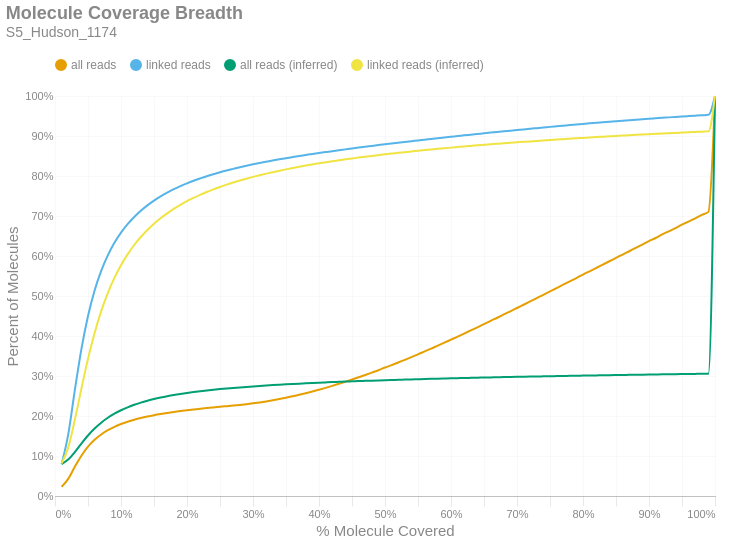

This figure's notebook cell:
### Markdown cell above
### Molecule Read Coverage
This chart shows molecule coverage breadth as computed by the number of bases aligned to that molecule. In other words, "*how much of each unique long molecule is actually sequenced/aligned?*" Keep in mind there is a distinction between sequences and alignments, since some sequences belonging to a particular molecule may not align well and wouldn't appear in the alignment data. This chart also shows molecule coverage breadth as computed by the *inferred fragment* from which the aligned sequences originate. Unlike read coverage, this calculation takes into account the total insert size, including unsequenced gaps between the forward and reverse reads. Like the previous figures, these are cumulative percents.

### Code cell
if SKIPLR:
    print_html(f"Skipped")
else:
    binned_df = consolidated_hist(valids['coverage_bp'], mask, 0.01, True)
    binned_df_inf = consolidated_hist(valids['coverage_inserts'], mask, 0.01, True)
    binned_df = binned_df.with_columns(pl.lit(binned_df_inf['all reads (cumsum)']).alias('all reads (inferred)'))
    binned_df = binned_df.with_columns(pl.lit(binned_df_inf['linked reads (cumsum)']).alias('linked reads (inferred)'))
    binned_df = binned_df.with_columns(
        (pl.col('bin').cast(pl.Float64) + 0.01).alias('right_edge')
    )

    with SafeRender(binned_df):
        (
            density_plot(binned_df, 'Molecule Coverage Breadth', samplename, 'molcov', ['all reads (inferred)','linked reads (inferred)'])
            .encode(
                #x=alt.X('bin:Q', title="% Molecule Covered").axis(format = '%').scale(padding=0),
                x=alt.X('right_edge:Q', title="% Molecule Covered").axis(format='%').scale(padding=0),
                y=alt.Y('value:Q', title='Percent of Molecules')
                    .axis(format='%')
                    .stack(False)
                    .scale(domainMin=0, padding=0),
                color=alt.Color("key:N").scale(domain = ["all reads", "linked reads", "all reads (inferred)", "linked reads (inferred)"]),
                tooltip = [
                    alt.Tooltip("key:N", title = "Data Type"),
                    alt.Tooltip("range_label:N", title="% Molecule Covered"),
                    alt.Tooltip("value:Q", format = ".2%", title="% Molecules")
                ]
            )
        ).display()

### Figure 1 — Vega-Lite specification as saved in the notebook (floating-point values rounded to 4 significant figures)
{"width": "container", "height": 400, "config": {"title": {"anchor": "start", "dy": -15, "fontSize": 18, "color": "#888888", "subtitleColor": "#888888", "subtitleFontSize": 14}, "arc": {"fill": "#0072B2"}, "axis": {"domainColor": "#888888", "domainWidth": 0.5, "gridWidth": 0.2, "grid": false, "titleFontWeight": 400, "titleFontSize": 15, "labelFontSize": 11, "labelColor": "#888888", "tickColor": "#888888", "tickWidth": 0.2, "titleColor": "#888888"}, "axisBand": {"grid": false}, "axisX": {"grid": true, "tickSize": 10, "domainCap": "round"}, "axisY": {"domain": false, "grid": true, "tickSize": 0, "domainCap": "round"}, "background": "transparent", "header": {"labelFontSize": 15, "labelColor": "#888888", "titleFontSize": 15, "titleFontWeight": 600, "titleColor": "#888888"}, "legend": {"labelFont": "sans-serif", "labelFontSize": 12, "labelColor": "#888888", "symbolSize": 100, "symbolType": "circle", "titleFontSize": 12, "titlePadding": 10, "titleColor": "#888888", "title": null, "orient": "top"}, "range": {"category": ["#E69F00", "#56B4E9", "#009E73", "#F0E442", "#0072B2", "#D55E00", "#CC79A7", "#000000"], "diverging": ["#cfe8f3", "#a2d4ec", "#73bfe2", "#46abdb", "#1696d2", "#12719e"]}, "area": {"fill": "#0072B2", "fillOpacity": 0.7, "line": true, "strokeOpacity": 0.7}, "line": {"color": "#0072B2", "stroke": "#0072B2", "strokeWidth": 2}, "trail": {"color": "#0072B2", "stroke": "#0072B2", "strokeWidth": 0, "size": 1}, "point": {"filled": true, "fillOpacity": 1.0, "size": 95}, "text": {"color": "#888888", "fontSize": 11, "align": "right", "fontWeight": 400, "size": 11}, "bar": {"fill": "#0072B2", "stroke": null}, "view": {"stroke": null, "continuousWidth": 660, "continuousHeight": 400}}, "data": {"name": "data-abf51ca98b5e53f279c808360916a680"}, "mark": {"type": "line", "interpolate": "monotone", "point": {"opacity": 0, "size": 275}}, "encoding": {"color": {"field": "key", "scale": {"domain": ["all reads", "linked reads", "all reads (inferred)", "linked reads (inferred)"]}, "type": "nominal"}, "tooltip": [{"field": "key", "title": "Data Type", "type": "nominal"}, {"field": "range_label", "title": "% Molecule Covered", "type": "nominal"}, {"field": "value", "format": ".2%", "title": "% Molecules", "type": "quantitative"}], "x": {"axis": {"format": "%"}, "field": "right_edge", "scale": {"padding": 0}, "title": "% Molecule Covered", "type": "quantitative"}, "y": {"axis": {"format": "%"}, "field": "value", "scale": {"domainMin": 0, "padding": 0}, "stack": false, "title": "Percent of Molecules", "type": "quantitative"}}, "params": [{"name": "param_c36ac31b6afebe62", "select": {"type": "point", "fields": ["key"]}, "bind": "legend"}], "title": {"text": "Molecule Coverage Breadth", "subtitle": "S5_Hudson_1174"}, "transform": [{"fold": ["all reads (cumsum)", "linked reads (cumsum)", "all reads (inferred)", "linked reads (inferred)"]}, {"calculate": "replace(datum.key, ' (cumsum)', '')", "as": "key"}, {"filter": {"param": "param_c36ac31b6afebe62"}}], "usermeta": {"embedOptions": {"downloadFileName": "S5_Hudson_1174.molcov"}}, "$schema": "https://vega.github.io/schema/vega-lite/v6.1.0.json", "datasets": {"data-abf51ca98b5e53f279c808360916a680": [{"bin": "0.0", "interval": "0.0-0.01", "all reads": 0.02267, "linked reads": 0.08018, "all reads (cumsum)": 0.02267, "linked reads (cumsum)": 0.08018, "range_label": "0.0-0.01", "all reads (inferred)": 0.07984, "linked reads (inferred)": 0.08126, "right_edge": 0.01}, {"bin": "0.01", "interval": "0.01-0.02", "all reads": 0.02018, "linked reads": 0.07326, "all reads (cumsum)": 0.04285, "linked reads (cumsum)": 0.1534, "range_label": "0.01-0.02", "all reads (inferred)": 0.09098, "linked reads (inferred)": 0.1209, "right_edge": 0.02}, {"bin": "0.02", "interval": "0.02-0.03", "all reads": 0.03004, "linked reads": 0.1106, "all reads (cumsum)": 0.07288, "linked reads (cumsum)": 0.264, "range_label": "0.02-0.03", "all reads (inferred)": 0.1099, "linked reads (inferred)": 0.19, "right_edge": 0.03}, {"bin": "0.03", "interval": "0.03-0.04", "all reads": 0.02793, "linked reads": 0.1031, "all reads (cumsum)": 0.1008, "linked reads (cumsum)": 0.3671, "range_label": "0.03-0.04", "all reads (inferred)": 0.1311, "linked reads (inferred)": 0.2685, "right_edge": 0.04}, {"bin": "0.04", "interval": "0.04-0.05", "all reads": 0.02241, "linked reads": 0.08277, "all reads (cumsum)": 0.1232, "linked reads (cumsum)": 0.4499, "range_label": "0.04-0.05", "all reads (inferred)": 0.1512, "linked reads (inferred)": 0.3429, "right_edge": 0.05}, {"bin": "0.05", "interval": "0.05-0.06", "all reads": 0.01735, "linked reads": 0.06393, "all reads (cumsum)": 0.1406, "linked reads (cumsum)": 0.5138, "range_label": "0.05-0.06", "all reads (inferred)": 0.1687, "linked reads (inferred)": 0.4076, "right_edge": 0.06}, {"bin": "0.06", "interval": "0.06-0.07", "all reads": 0.01331, "linked reads": 0.04898, "all reads (cumsum)": 0.1539, "linked reads (cumsum)": 0.5628, "range_label": "0.06-0.07", "all reads (inferred)": 0.1834, "linked reads (inferred)": 0.4621, "right_edge": 0.07}, {"bin": "0.07", "interval": "0.07-0.08", "all reads": 0.01052, "linked reads": 0.03874, "all reads (cumsum)": 0.1644, "linked reads (cumsum)": 0.6015, "range_label": "0.07-0.08", "all reads (inferred)": 0.1956, "linked reads (inferred)": 0.5073, "right_edge": 0.08}, {"bin": "0.08", "interval": "0.08-0.09", "all reads": 0.008582, "linked reads": 0.03146, "all reads (cumsum)": 0.173, "linked reads (cumsum)": 0.633, "range_label": "0.08-0.09", "all reads (inferred)": 0.2058, "linked reads (inferred)": 0.5452, "right_edge": 0.09}, {"bin": "0.09", "interval": "0.09-0.1", "all reads": 0.006941, "linked reads": 0.02537, "all reads (cumsum)": 0.1799, "linked reads (cumsum)": 0.6583, "range_label": "0.09-0.1", "all reads (inferred)": 0.2143, "linked reads (inferred)": 0.577, "right_edge": 0.1}, {"bin": "0.1", "interval": "0.1-0.11", "all reads": 0.0058, "linked reads": 0.02111, "all reads (cumsum)": 0.1857, "linked reads (cumsum)": 0.6794, "range_label": "0.1-0.11", "all reads (inferred)": 0.2216, "linked reads (inferred)": 0.604, "right_edge": 0.11}, {"bin": "0.11", "interval": "0.11-0.12", "all reads": 0.004961, "linked reads": 0.01805, "all reads (cumsum)": 0.1907, "linked reads (cumsum)": 0.6975, "range_label": "0.11-0.12", "all reads (inferred)": 0.228, "linked reads (inferred)": 0.6275, "right_edge": 0.12}, {"bin": "0.12", "interval": "0.12-0.13", "all reads": 0.004324, "linked reads": 0.01573, "all reads (cumsum)": 0.195, "linked reads (cumsum)": 0.7132, "range_label": "0.12-0.13", "all reads (inferred)": 0.2334, "linked reads (inferred)": 0.6475, "right_edge": 0.13}, {"bin": "0.13", "interval": "0.13-0.14", "all reads": 0.003695, "linked reads": 0.01337, "all reads (cumsum)": 0.1987, "linked reads (cumsum)": 0.7266, "range_label": "0.13-0.14", "all reads (inferred)": 0.2381, "linked reads (inferred)": 0.665, "right_edge": 0.14}, {"bin": "0.14", "interval": "0.14-0.15", "all reads": 0.003298, "linked reads": 0.01191, "all reads (cumsum)": 0.202, "linked reads (cumsum)": 0.7385, "range_label": "0.14-0.15", "all reads (inferred)": 0.2423, "linked reads (inferred)": 0.6807, "right_edge": 0.15}, {"bin": "0.15", "interval": "0.15-0.16", "all reads": 0.002935, "linked reads": 0.01052, "all reads (cumsum)": 0.2049, "linked reads (cumsum)": 0.749, "range_label": "0.15-0.16", "all reads (inferred)": 0.246, "linked reads (inferred)": 0.6944, "right_edge": 0.16}, {"bin": "0.16", "interval": "0.16-0.17", "all reads": 0.002679, "linked reads": 0.009522, "all reads (cumsum)": 0.2076, "linked reads (cumsum)": 0.7585, "range_label": "0.16-0.17", "all reads (inferred)": 0.2494, "linked reads (inferred)": 0.7067, "right_edge": 0.17}, {"bin": "0.17", "interval": "0.17-0.18", "all reads": 0.002425, "linked reads": 0.008493, "all reads (cumsum)": 0.21, "linked reads (cumsum)": 0.767, "range_label": "0.17-0.18", "all reads (inferred)": 0.2524, "linked reads (inferred)": 0.7179, "right_edge": 0.18}, {"bin": "0.18", "interval": "0.18-0.19", "all reads": 0.002211, "linked reads": 0.007627, "all reads (cumsum)": 0.2123, "linked reads (cumsum)": 0.7747, "range_label": "0.18-0.19", "all reads (inferred)": 0.2551, "linked reads (inferred)": 0.7279, "right_edge": 0.19}, {"bin": "0.19", "interval": "0.19-0.2", "all reads": 0.002084, "linked reads": 0.007085, "all reads (cumsum)": 0.2143, "linked reads (cumsum)": 0.7817, "range_label": "0.19-0.2", "all reads (inferred)": 0.2575, "linked reads (inferred)": 0.737, "right_edge": 0.2}, {"bin": "0.2", "interval": "0.2-0.21", "all reads": 0.001931, "linked reads": 0.006402, "all reads (cumsum)": 0.2163, "linked reads (cumsum)": 0.7881, "range_label": "0.2-0.21", "all reads (inferred)": 0.2598, "linked reads (inferred)": 0.7451, "right_edge": 0.21}, {"bin": "0.21", "interval": "0.21-0.22", "all reads": 0.001766, "linked reads": 0.005806, "all reads (cumsum)": 0.218, "linked reads (cumsum)": 0.7939, "range_label": "0.21-0.22", "all reads (inferred)": 0.2618, "linked reads (inferred)": 0.7529, "right_edge": 0.22}, {"bin": "0.22", "interval": "0.22-0.23", "all reads": 0.001721, "linked reads": 0.005522, "all reads (cumsum)": 0.2198, "linked reads (cumsum)": 0.7995, "range_label": "0.22-0.23", "all reads (inferred)": 0.2638, "linked reads (inferred)": 0.7599, "right_edge": 0.23}, {"bin": "0.23", "interval": "0.23-0.24", "all reads": 0.00163, "linked reads": 0.005055, "all reads (cumsum)": 0.2214, "linked reads (cumsum)": 0.8045, "range_label": "0.23-0.24", "all reads (inferred)": 0.2656, "linked reads (inferred)": 0.7666, "right_edge": 0.24}, {"bin": "0.24", "interval": "0.24-0.25", "all reads": 0.001614, "linked reads": 0.004762, "all reads (cumsum)": 0.223, "linked reads (cumsum)": 0.8093, "range_label": "0.24-0.25", "all reads (inferred)": 0.2672, "linked reads (inferred)": 0.7726, "right_edge": 0.25}, {"bin": "0.25", "interval": "0.25-0.26", "all reads": 0.001545, "linked reads": 0.00445, "all reads (cumsum)": 0.2245, "linked reads (cumsum)": 0.8137, "range_label": "0.25-0.26", "all reads (inferred)": 0.2688, "linked reads (inferred)": 0.7784, "right_edge": 0.26}, {"bin": "0.26", "interval": "0.26-0.27", "all reads": 0.001542, "linked reads": 0.004114, "all reads (cumsum)": 0.2261, "linked reads (cumsum)": 0.8179, "range_label": "0.26-0.27", "all reads (inferred)": 0.2702, "linked reads (inferred)": 0.7837, "right_edge": 0.27}, {"bin": "0.27", "interval": "0.27-0.28", "all reads": 0.001631, "linked reads": 0.004049, "all reads (cumsum)": 0.2277, "linked reads (cumsum)": 0.8219, "range_label": "0.27-0.28", "all reads (inferred)": 0.2715, "linked reads (inferred)": 0.7886, "right_edge": 0.28}, {"bin": "0.28", "interval": "0.28-0.29", "all reads": 0.001815, "linked reads": 0.003769, "all reads (cumsum)": 0.2295, "linked reads (cumsum)": 0.8257, "range_label": "0.28-0.29", "all reads (inferred)": 0.2728, "linked reads (inferred)": 0.7933, "right_edge": 0.29}, {"bin": "0.29", "interval": "0.29-0.3", "all reads": 0.002072, "linked reads": 0.003562, "all reads (cumsum)": 0.2316, "linked reads (cumsum)": 0.8292, "range_label": "0.29-0.3", "all reads (inferred)": 0.274, "linked reads (inferred)": 0.7977, "right_edge": 0.3}, {"bin": "0.3", "interval": "0.3-0.31", "all reads": 0.002299, "linked reads": 0.003319, "all reads (cumsum)": 0.2339, "linked reads (cumsum)": 0.8325, "range_label": "0.3-0.31", "all reads (inferred)": 0.2752, "linked reads (inferred)": 0.8019, "right_edge": 0.31}, {"bin": "0.31", "interval": "0.31-0.32", "all reads": 0.002575, "linked reads": 0.003167, "all reads (cumsum)": 0.2365, "linked reads (cumsum)": 0.8357, "range_label": "0.31-0.32", "all reads (inferred)": 0.2762, "linked reads (inferred)": 0.8059, "right_edge": 0.32}, {"bin": "0.32", "interval": "0.32-0.33", "all reads": 0.002832, "linked reads": 0.003102, "all reads (cumsum)": 0.2393, "linked reads (cumsum)": 0.8388, "range_label": "0.32-0.33", "all reads (inferred)": 0.2773, "linked reads (inferred)": 0.8096, "right_edge": 0.33}, {"bin": "0.33", "interval": "0.33-0.34", "all reads": 0.003068, "linked reads": 0.003021, "all reads (cumsum)": 0.2424, "linked reads (cumsum)": 0.8418, "range_label": "0.33-0.34", "all reads (inferred)": 0.2782, "linked reads (inferred)": 0.8131, "right_edge": 0.34}, {"bin": "0.34", "interval": "0.34-0.35", "all reads": 0.003251, "linked reads": 0.002808, "all reads (cumsum)": 0.2456, "linked reads (cumsum)": 0.8446, "range_label": "0.34-0.35", "all reads (inferred)": 0.2791, "linked reads (inferred)": 0.8165, "right_edge": 0.35}, {"bin": "0.35", "interval": "0.35-0.36", "all reads": 0.003574, "linked reads": 0.00269, "all reads (cumsum)": 0.2492, "linked reads (cumsum)": 0.8473, "range_label": "0.35-0.36", "all reads (inferred)": 0.28, "linked reads (inferred)": 0.8198, "right_edge": 0.36}, {"bin": "0.36", "interval": "0.36-0.37", "all reads": 0.003747, "linked reads": 0.002643, "all reads (cumsum)": 0.253, "linked reads (cumsum)": 0.85, "range_label": "0.36-0.37", "all reads (inferred)": 0.2809, "linked reads (inferred)": 0.823, "right_edge": 0.37}, {"bin": "0.37", "interval": "0.37-0.38", "all reads": 0.004069, "linked reads": 0.002539, "all reads (cumsum)": 0.257, "linked reads (cumsum)": 0.8525, "range_label": "0.37-0.38", "all reads (inferred)": 0.2817, "linked reads (inferred)": 0.826, "right_edge": 0.38}, {"bin": "0.38", "interval": "0.38-0.39", "all reads": 0.004224, "linked reads": 0.002583, "all reads (cumsum)": 0.2612, "linked reads (cumsum)": 0.8551, "range_label": "0.38-0.39", "all reads (inferred)": 0.2825, "linked reads (inferred)": 0.8289, "right_edge": 0.39}, {"bin": "0.39", "interval": "0.39-0.4", "all reads": 0.004504, "linked reads": 0.002344, "all reads (cumsum)": 0.2657, "linked reads (cumsum)": 0.8574, "range_label": "0.39-0.4", "all reads (inferred)": 0.2833, "linked reads (inferred)": 0.8316, "right_edge": 0.4}, {"bin": "0.4", "interval": "0.4-0.41", "all reads": 0.004628, "linked reads": 0.002298, "all reads (cumsum)": 0.2704, "linked reads (cumsum)": 0.8597, "range_label": "0.4-0.41", "all reads (inferred)": 0.284, "linked reads (inferred)": 0.8343, "right_edge": 0.41}, {"bin": "0.41", "interval": "0.41-0.42", "all reads": 0.004874, "linked reads": 0.002291, "all reads (cumsum)": 0.2752, "linked reads (cumsum)": 0.862, "range_label": "0.41-0.42", "all reads (inferred)": 0.2847, "linked reads (inferred)": 0.8368, "right_edge": 0.42}, {"bin": "0.42", "interval": "0.42-0.43", "all reads": 0.005155, "linked reads": 0.002273, "all reads (cumsum)": 0.2804, "linked reads (cumsum)": 0.8643, "range_label": "0.42-0.43", "all reads (inferred)": 0.2854, "linked reads (inferred)": 0.8393, "right_edge": 0.43}, {"bin": "0.43", "interval": "0.43-0.44", "all reads": 0.005267, "linked reads": 0.002244, "all reads (cumsum)": 0.2857, "linked reads (cumsum)": 0.8666, "range_label": "0.43-0.44", "all reads (inferred)": 0.286, "linked reads (inferred)": 0.8417, "right_edge": 0.44}, {"bin": "0.44", "interval": "0.44-0.45", "all reads": 0.00555, "linked reads": 0.002256, "all reads (cumsum)": 0.2912, "linked reads (cumsum)": 0.8688, "range_label": "0.44-0.45", "all reads (inferred)": 0.2866, "linked reads (inferred)": 0.8439, "right_edge": 0.45}, {"bin": "0.45", "interval": "0.45-0.46", "all reads": 0.005639, "linked reads": 0.00219, "all reads (cumsum)": 0.2969, "linked reads (cumsum)": 0.871, "range_label": "0.45-0.46", "all reads (inferred)": 0.2872, "linked reads (inferred)": 0.8461, "right_edge": 0.46}, {"bin": "0.46", "interval": "0.46-0.47", "all reads": 0.005693, "linked reads": 0.002116, "all reads (cumsum)": 0.3026, "linked reads (cumsum)": 0.8731, "range_label": "0.46-0.47", "all reads (inferred)": 0.2878, "linked reads (inferred)": 0.8482, "right_edge": 0.47}, {"bin": "0.47", "interval": "0.47-0.48", "all reads": 0.005954, "linked reads": 0.002081, "all reads (cumsum)": 0.3085, "linked reads (cumsum)": 0.8752, "range_label": "0.47-0.48", "all reads (inferred)": 0.2884, "linked reads (inferred)": 0.8503, "right_edge": 0.48}, {"bin": "0.48", "interval": "0.48-0.49", "all reads": 0.005881, "linked reads": 0.002105, "all reads (cumsum)": 0.3144, "linked reads (cumsum)": 0.8773, "range_label": "0.48-0.49", "all reads (inferred)": 0.289, "linked reads (inferred)": 0.8523, "right_edge": 0.49}, {"bin": "0.49", "interval": "0.49-0.5", "all reads": 0.006811, "linked reads": 0.002092, "all reads (cumsum)": 0.3212, "linked reads (cumsum)": 0.8794, "range_label": "0.49-0.5", "all reads (inferred)": 0.2895, "linked reads (inferred)": 0.8542, "right_edge": 0.5}, {"bin": "0.5", "interval": "0.5-0.51", "all reads": 0.005848, "linked reads": 0.001923, "all reads (cumsum)": 0.327, "linked reads (cumsum)": 0.8813, "range_label": "0.5-0.51", "all reads (inferred)": 0.29, "linked reads (inferred)": 0.8561, "right_edge": 0.51}, {"bin": "0.51", "interval": "0.51-0.52", "all reads": 0.006821, "linked reads": 0.001966, "all reads (cumsum)": 0.3339, "linked reads (cumsum)": 0.8833, "range_label": "0.51-0.52", "all reads (inferred)": 0.2905, "linked reads (inferred)": 0.8578, "right_edge": 0.52}, {"bin": "0.52", "interval": "0.52-0.53", "all reads": 0.006601, "linked reads": 0.001946, "all reads (cumsum)": 0.3405, "linked reads (cumsum)": 0.8852, "range_label": "0.52-0.53", "all reads (inferred)": 0.291, "linked reads (inferred)": 0.8597, "right_edge": 0.53}, {"bin": "0.53", "interval": "0.53-0.54", "all reads": 0.006834, "linked reads": 0.001856, "all reads (cumsum)": 0.3473, "linked reads (cumsum)": 0.8871, "range_label": "0.53-0.54", "all reads (inferred)": 0.2915, "linked reads (inferred)": 0.8614, "right_edge": 0.54}, {"bin": "0.54", "interval": "0.54-0.55", "all reads": 0.006816, "linked reads": 0.001768, "all reads (cumsum)": 0.3541, "linked reads (cumsum)": 0.8889, "range_label": "0.54-0.55", "all reads (inferred)": 0.292, "linked reads (inferred)": 0.8631, "right_edge": 0.55}, {"bin": "0.55", "interval": "0.55-0.56", "all reads": 0.007248, "linked reads": 0.001888, "all reads (cumsum)": 0.3614, "linked reads (cumsum)": 0.8907, "range_label": "0.55-0.56", "all reads (inferred)": 0.2925, "linked reads (inferred)": 0.8649, "right_edge": 0.56}, {"bin": "0.56", "interval": "0.56-0.57", "all reads": 0.007217, "linked reads": 0.001805, "all reads (cumsum)": 0.3686, "linked reads (cumsum)": 0.8925, "range_label": "0.56-0.57", "all reads (inferred)": 0.2929, "linked reads (inferred)": 0.8665, "right_edge": 0.57}, {"bin": "0.57", "interval": "0.57-0.58", "all reads": 0.007241, "linked reads": 0.001881, "all reads (cumsum)": 0.3758, "linked reads (cumsum)": 0.8944, "range_label": "0.57-0.58", "all reads (inferred)": 0.2933, "linked reads (inferred)": 0.868, "right_edge": 0.58}, {"bin": "0.58", "interval": "0.58-0.59", "all reads": 0.007467, "linked reads": 0.001853, "all reads (cumsum)": 0.3833, "linked reads (cumsum)": 0.8963, "range_label": "0.58-0.59", "all reads (inferred)": 0.2937, "linked reads (inferred)": 0.8695, "right_edge": 0.59}, {"bin": "0.59", "interval": "0.59-0.6", "all reads": 0.007684, "linked reads": 0.001827, "all reads (cumsum)": 0.391, "linked reads (cumsum)": 0.8981, "range_label": "0.59-0.6", "all reads (inferred)": 0.2941, "linked reads (inferred)": 0.8709, "right_edge": 0.6}, {"bin": "0.6", "interval": "0.6-0.61", "all reads": 0.007379, "linked reads": 0.001664, "all reads (cumsum)": 0.3984, "linked reads (cumsum)": 0.8998, "range_label": "0.6-0.61", "all reads (inferred)": 0.2946, "linked reads (inferred)": 0.8724, "right_edge": 0.61}, {"bin": "0.61", "interval": "0.61-0.62", "all reads": 0.00782, "linked reads": 0.001853, "all reads (cumsum)": 0.4062, "linked reads (cumsum)": 0.9016, "range_label": "0.61-0.62", "all reads (inferred)": 0.295, "linked reads (inferred)": 0.8739, "right_edge": 0.62}, {"bin": "0.62", "interval": "0.62-0.63", "all reads": 0.00779, "linked reads": 0.001679, "all reads (cumsum)": 0.414, "linked reads (cumsum)": 0.9033, "range_label": "0.62-0.63", "all reads (inferred)": 0.2954, "linked reads (inferred)": 0.8753, "right_edge": 0.63}, {"bin": "0.63", "interval": "0.63-0.64", "all reads": 0.007826, "linked reads": 0.001724, "all reads (cumsum)": 0.4218, "linked reads (cumsum)": 0.905, "range_label": "0.63-0.64", "all reads (inferred)": 0.2957, "linked reads (inferred)": 0.8767, "right_edge": 0.64}, {"bin": "0.64", "interval": "0.64-0.65", "all reads": 0.007734, "linked reads": 0.001711, "all reads (cumsum)": 0.4295, "linked reads (cumsum)": 0.9067, "range_label": "0.64-0.65", "all reads (inferred)": 0.2961, "linked reads (inferred)": 0.878, "right_edge": 0.65}, {"bin": "0.65", "interval": "0.65-0.66", "all reads": 0.008284, "linked reads": 0.001724, "all reads (cumsum)": 0.4378, "linked reads (cumsum)": 0.9085, "range_label": "0.65-0.66", "all reads (inferred)": 0.2965, "linked reads (inferred)": 0.8794, "right_edge": 0.66}, {"bin": "0.66", "interval": "0.66-0.67", "all reads": 0.007876, "linked reads": 0.001663, "all reads (cumsum)": 0.4457, "linked reads (cumsum)": 0.9101, "range_label": "0.66-0.67", "all reads (inferred)": 0.2969, "linked reads (inferred)": 0.8806, "right_edge": 0.67}, {"bin": "0.67", "interval": "0.67-0.68", "all reads": 0.008177, "linked reads": 0.001611, "all reads (cumsum)": 0.4539, "linked reads (cumsum)": 0.9117, "range_label": "0.67-0.68", "all reads (inferred)": 0.2972, "linked reads (inferred)": 0.8819, "right_edge": 0.68}, {"bin": "0.68", "interval": "0.68-0.69", "all reads": 0.007934, "linked reads": 0.001563, "all reads (cumsum)": 0.4618, "linked reads (cumsum)": 0.9133, "range_label": "0.68-0.69", "all reads (inferred)": 0.2976, "linked reads (inferred)": 0.8831, "right_edge": 0.69}, {"bin": "0.69", "interval": "0.69-0.7", "all reads": 0.008247, "linked reads": 0.001588, "all reads (cumsum)": 0.47, "linked reads (cumsum)": 0.9149, "range_label": "0.69-0.7", "all reads (inferred)": 0.2979, "linked reads (inferred)": 0.8843, "right_edge": 0.7}, {"bin": "0.7", "interval": "0.7-0.71", "all reads": 0.008106, "linked reads": 0.00162, "all reads (cumsum)": 0.4782, "linked reads (cumsum)": 0.9165, "range_label": "0.7-0.71", "all reads (inferred)": 0.2982, "linked reads (inferred)": 0.8854, "right_edge": 0.71}, {"bin": "0.71", "interval": "0.71-0.72", "all reads": 0.00826, "linked reads": 0.00157, "all reads (cumsum)": 0.4864, "linked reads (cumsum)": 0.9181, "range_label": "0.71-0.72", "all reads (inferred)": 0.2985, "linked reads (inferred)": 0.8865, "right_edge": 0.72}, {"bin": "0.72", "interval": "0.72-0.73", "all reads": 0.008392, "linked reads": 0.001546, "all reads (cumsum)": 0.4948, "linked reads (cumsum)": 0.9196, "range_label": "0.72-0.73", "all reads (inferred)": 0.2988, "linked reads (inferred)": 0.8877, "right_edge": 0.73}, {"bin": "0.73", "interval": "0.73-0.74", "all reads": 0.008201, "linked reads": 0.001549, "all reads (cumsum)": 0.503, "linked reads (cumsum)": 0.9212, "range_label": "0.73-0.74", "all reads (inferred)": 0.2992, "linked reads (inferred)": 0.8888, "right_edge": 0.74}, {"bin": "0.74", "interval": "0.74-0.75", "all reads": 0.008648, "linked reads": 0.001629, "all reads (cumsum)": 0.5117, "linked reads (cumsum)": 0.9228, "range_label": "0.74-0.75", "all reads (inferred)": 0.2995, "linked reads (inferred)": 0.89, "right_edge": 0.75}, {"bin": "0.75", "interval": "0.75-0.76", "all reads": 0.008112, "linked reads": 0.001499, "all reads (cumsum)": 0.5198, "linked reads (cumsum)": 0.9243, "range_label": "0.75-0.76", "all reads (inferred)": 0.2998, "linked reads (inferred)": 0.891, "right_edge": 0.76}, {"bin": "0.76", "interval": "0.76-0.77", "all reads": 0.008439, "linked reads": 0.001489, "all reads (cumsum)": 0.5282, "linked reads (cumsum)": 0.9258, "range_label": "0.76-0.77", "all reads (inferred)": 0.3001, "linked reads (inferred)": 0.8921, "right_edge": 0.77}, {"bin": "0.77", "interval": "0.77-0.78", "all reads": 0.008332, "linked reads": 0.001517, "all reads (cumsum)": 0.5365, "linked reads (cumsum)": 0.9273, "range_label": "0.77-0.78", "all reads (inferred)": 0.3004, "linked reads (inferred)": 0.8932, "right_edge": 0.78}, {"bin": "0.78", "interval": "0.78-0.79", "all reads": 0.008357, "linked reads": 0.001438, "all reads (cumsum)": 0.5449, "linked reads (cumsum)": 0.9287, "range_label": "0.78-0.79", "all reads (inferred)": 0.3007, "linked reads (inferred)": 0.8942, "right_edge": 0.79}, {"bin": "0.79", "interval": "0.79-0.8", "all reads": 0.008709, "linked reads": 0.001528, "all reads (cumsum)": 0.5536, "linked reads (cumsum)": 0.9303, "range_label": "0.79-0.8", "all reads (inferred)": 0.301, "linked reads (inferred)": 0.8952, "right_edge": 0.8}, {"bin": "0.8", "interval": "0.8-0.81", "all reads": 0.008066, "linked reads": 0.001388, "all reads (cumsum)": 0.5617, "linked reads (cumsum)": 0.9317, "range_label": "0.8-0.81", "all reads (inferred)": 0.3013, "linked reads (inferred)": 0.8963, "right_edge": 0.81}, {"bin": "0.81", "interval": "0.81-0.82", "all reads": 0.008337, "linked reads": 0.001307, "all reads (cumsum)": 0.57, "linked reads (cumsum)": 0.933, "range_label": "0.81-0.82", "all reads (inferred)": 0.3015, "linked reads (inferred)": 0.8972, "right_edge": 0.82}, {"bin": "0.82", "interval": "0.82-0.83", "all reads": 0.008466, "linked reads": 0.001324, "all reads (cumsum)": 0.5785, "linked reads (cumsum)": 0.9343, "range_label": "0.82-0.83", "all reads (inferred)": 0.3018, "linked reads (inferred)": 0.8982, "right_edge": 0.83}, {"bin": "0.83", "interval": "0.83-0.84", "all reads": 0.008438, "linked reads": 0.001358, "all reads (cumsum)": 0.5869, "linked reads (cumsum)": 0.9356, "range_label": "0.83-0.84", "all reads (inferred)": 0.3021, "linked reads (inferred)": 0.8992, "right_edge": 0.84}, {"bin": "0.84", "interval": "0.84-0.85", "all reads": 0.008287, "linked reads": 0.001324, "all reads (cumsum)": 0.5952, "linked reads (cumsum)": 0.937, "range_label": "0.84-0.85", "all reads (inferred)": 0.3024, "linked reads (inferred)": 0.9001, "right_edge": 0.85}, {"bin": "0.85", "interval": "0.85-0.86", "all reads": 0.008433, "linked reads": 0.001271, "all reads (cumsum)": 0.6036, "linked reads (cumsum)": 0.9382, "range_label": "0.85-0.86", "all reads (inferred)": 0.3026, "linked reads (inferred)": 0.901, "right_edge": 0.86}, {"bin": "0.86", "interval": "0.86-0.87", "all reads": 0.008292, "linked reads": 0.001194, "all reads (cumsum)": 0.6119, "linked reads (cumsum)": 0.9394, "range_label": "0.86-0.87", "all reads (inferred)": 0.3029, "linked reads (inferred)": 0.9019, "right_edge": 0.87}, {"bin": "0.87", "interval": "0.87-0.88", "all reads": 0.008432, "linked reads": 0.001265, "all reads (cumsum)": 0.6204, "linked reads (cumsum)": 0.9407, "range_label": "0.87-0.88", "all reads (inferred)": 0.3032, "linked reads (inferred)": 0.9029, "right_edge": 0.88}, {"bin": "0.88", "interval": "0.88-0.89", "all reads": 0.008324, "linked reads": 0.001225, "all reads (cumsum)": 0.6287, "linked reads (cumsum)": 0.9419, "range_label": "0.88-0.89", "all reads (inferred)": 0.3034, "linked reads (inferred)": 0.9037, "right_edge": 0.89}, {"bin": "0.89", "interval": "0.89-0.9", "all reads": 0.008553, "linked reads": 0.001243, "all reads (cumsum)": 0.6372, "linked reads (cumsum)": 0.9432, "range_label": "0.89-0.9", "all reads (inferred)": 0.3037, "linked reads (inferred)": 0.9046, "right_edge": 0.9}, {"bin": "0.9", "interval": "0.9-0.91", "all reads": 0.007797, "linked reads": 0.001151, "all reads (cumsum)": 0.645, "linked reads (cumsum)": 0.9443, "range_label": "0.9-0.91", "all reads (inferred)": 0.3039, "linked reads (inferred)": 0.9054, "right_edge": 0.91}, {"bin": "0.91", "interval": "0.91-0.92", "all reads": 0.008966, "linked reads": 0.001173, "all reads (cumsum)": 0.654, "linked reads (cumsum)": 0.9455, "range_label": "0.91-0.92", "all reads (inferred)": 0.3041, "linked reads (inferred)": 0.9062, "right_edge": 0.92}, {"bin": "0.92", "interval": "0.92-0.93", "all reads": 0.007531, "linked reads": 0.001068, "all reads (cumsum)": 0.6615, "linked reads (cumsum)": 0.9466, "range_label": "0.92-0.93", "all reads (inferred)": 0.3044, "linked reads (inferred)": 0.907, "right_edge": 0.93}, {"bin": "0.93", "interval": "0.93-0.94", "all reads": 0.008205, "linked reads": 0.001158, "all reads (cumsum)": 0.6697, "linked reads (cumsum)": 0.9477, "range_label": "0.93-0.94", "all reads (inferred)": 0.3046, "linked reads (inferred)": 0.9077, "right_edge": 0.94}, {"bin": "0.94", "interval": "0.94-0.95", "all reads": 0.008852, "linked reads": 0.001103, "all reads (cumsum)": 0.6786, "linked reads (cumsum)": 0.9488, "range_label": "0.94-0.95", "all reads (inferred)": 0.3048, "linked reads (inferred)": 0.9085, "right_edge": 0.95}, {"bin": "0.95", "interval": "0.95-0.96", "all reads": 0.007272, "linked reads": 0.001033, "all reads (cumsum)": 0.6858, "linked reads (cumsum)": 0.9499, "range_label": "0.95-0.96", "all reads (inferred)": 0.3051, "linked reads (inferred)": 0.9093, "right_edge": 0.96}, {"bin": "0.96", "interval": "0.96-0.97", "all reads": 0.008439, "linked reads": 0.001025, "all reads (cumsum)": 0.6943, "linked reads (cumsum)": 0.9509, "range_label": "0.96-0.97", "all reads (inferred)": 0.3053, "linked reads (inferred)": 0.9101, "right_edge": 0.97}, {"bin": "0.97", "interval": "0.97-0.98", "all reads": 0.008472, "linked reads": 0.00102, "all reads (cumsum)": 0.7028, "linked reads (cumsum)": 0.9519, "range_label": "0.97-0.98", "all reads (inferred)": 0.3056, "linked reads (inferred)": 0.9109, "right_edge": 0.98}, {"bin": "0.98", "interval": "0.98-0.99", "all reads": 0.007561, "linked reads": 0.0009565, "all reads (cumsum)": 0.7103, "linked reads (cumsum)": 0.9529, "range_label": "0.98-0.99", "all reads (inferred)": 0.3058, "linked reads (inferred)": 0.9116, "right_edge": 0.99}, {"bin": "0.99", "interval": "0.99-1.0", "all reads": 0.2897, "linked reads": 0.04714, "all reads (cumsum)": 1.0, "linked reads (cumsum)": 1.0, "range_label": "0.99-1.0", "all reads (inferred)": 1.0, "linked reads (inferred)": 1.0, "right_edge": 1.0}]}}
